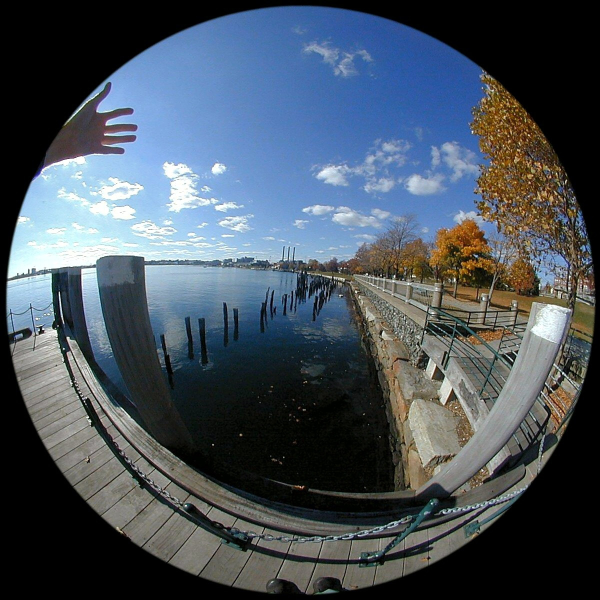
#> input picture figs/fig3.jpg, 1200 x 1200 px (shown at 1/2 size)
$ python fisheye_func.py
#> lines starting #> are read from the running program, lines starting #| are printed output that depends on the picture; after the words box and inside, x2 and y2 are one past the last pixel; in counts of white or black regions, pixels touching at a corner belong together
import cv2
import numpy as np
import math

import numba
from numba import jit
import time


# import matplotlib.pyplot as plt


# @jit(nopython=True)
def edge_detection(img, thresh):
    img_gray = cv2.cvtColor(img, cv2.COLOR_BGR2GRAY)
    _, th = cv2.threshold(img_gray, thresh, 255, cv2.THRESH_BINARY)
    height, width = th.shape
    edge_points = []

    # top
    for j in range(width):
        for i in range(height // 2):
            if th[i, j] > 0:
                edge_points.append([j, i])
                break

    # bottom
    for j in range(width):
        for i in range(height - 1, height // 2, -1):
            if th[i, j] > 0:
                edge_points.append([j, i])
                break

    # [4 lines of commented-out code are left out]

    return np.array(edge_points)


# @jit(nopython=True)
def find_circle(edge):
    ones = np.ones((edge.shape[0], 1))
    a = np.hstack((edge, ones))
    a_t = np.transpose(a)
    ata = np.dot(a_t, a)
    square = np.square(edge[:, 0]) + np.square(edge[:, 1])
    atb = np.dot(a_t, square)
    inv = np.linalg.inv(ata)
    sln = np.dot(inv, atb)
    x_0 = sln[0] // 2
    y_0 = sln[1] // 2
    radius = np.sqrt(sln[2] + (sln[0] / 2) ** 2 + (sln[1] / 2) ** 2)

    return x_0, y_0, radius


# @jit(nopython=True)
def lat_lon_to_vector(height, width):
    x = np.arange(0, width)
    y = np.arange(0, height)
    [x, y] = np.meshgrid(x, y)
    x = x.reshape(-1, 1)
    y = y.reshape(-1, 1)
    lat_lon = np.hstack((x, y))

    return lat_lon


@jit(nopython=True)
def lat_lon_to_sphere(lat_lon, height, width):
    points_sphere = np.zeros((lat_lon.shape[0], 3))

    # points_sphere = []
    delta_x = math.pi / width
    delta_y = math.pi / height
    for i in range(lat_lon.shape[0]):
        lam = lat_lon[i, 0] * delta_x
        phi = lat_lon[i, 1] * delta_y
        # x = math.sin(phi + math.pi) * math.cos(lam + math.pi)
        # y = math.cos(phi + math.pi)
        # z = math.sin(phi + math.pi) * math.sin(lam + math.pi)

        x = math.sin(math.pi - phi) * math.cos(math.pi - lam)
        y = math.cos(math.pi - phi)
        z = math.sin(math.pi - phi) * math.sin(math.pi - lam)
        points_sphere[i, :] = np.array([x, y, z])
    return points_sphere


# [56 lines left out: functions sphere_to_image, image_to_pixel, fill_image, not called in this run]


if __name__ == "__main__":
    img = cv2.imread("./figs/fig3.jpg")
#> img is the input picture: shape (1200, 1200, 3); mean B, G, R 92.3, 82.1, 71.8

    t_0 = time.perf_counter()
    points = edge_detection(img, 10)
#> in edge_detection, `img_gray = cv2.cvtColor(img, cv2.COLOR_BGR2GRAY)`:
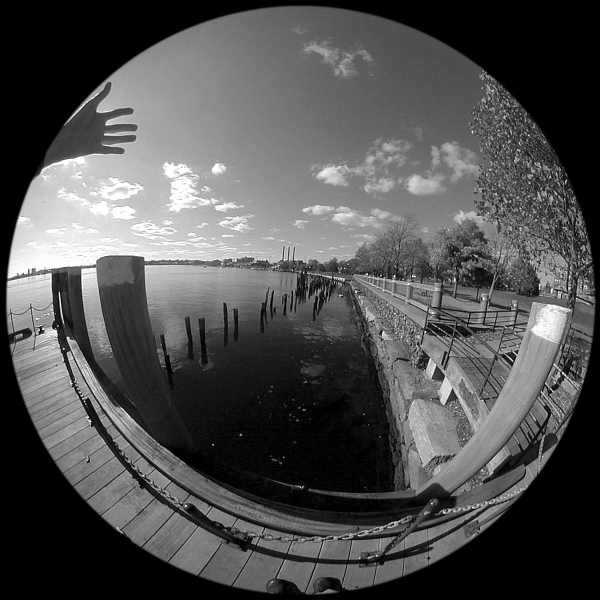
#> img_gray: shape (1200, 1200) (shown at 1/2 size); min 0, max 255, mean 80.2
#> in edge_detection, `_, th = cv2.threshold(img_gray, thresh, 255, cv2.THRESH_BINARY)`:
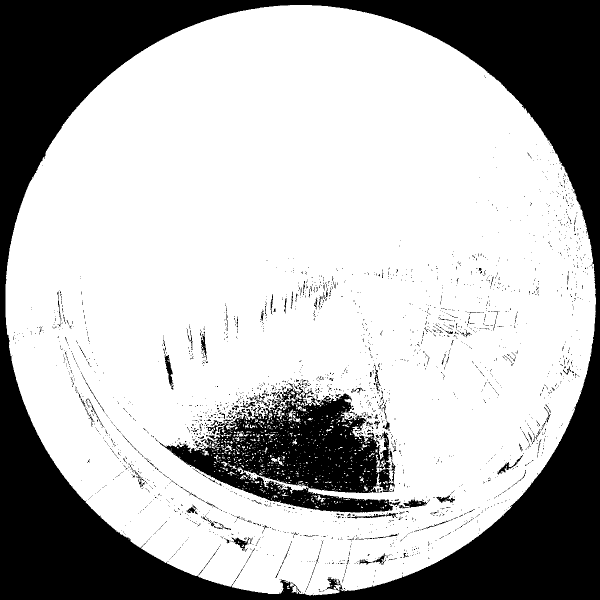
#> th: shape (1200, 1200) (shown at 1/2 size); 70.9% white; 2635 black regions (2510 under 20 px), largest, box (x1, y1, x2, y2) and area: (0, 0, 1200, 1200) 346758, (318, 766, 801, 1025) 56901, (326, 697, 347, 779) 500
#> points = 2362 pairs, first value 11 to 1191, second value 10 to 1190

    t_1 = time.perf_counter()
    print(f"Time1: {t_1 - t_0}")

    x0, y0, radius = find_circle(points)
#> in find_circle, `a = np.hstack((edge, ones))`: a = 2362 rows, first 8: [11, 568, 1], [12, 550, 1], [13, 542, 1], [14, 531, 1], [15, 524, 1], [16, 518, 1], [17, 511, 1], [18, 503, 1]
#> in find_circle, `ata = np.dot(a_t, a)`: ata = [[1.13e+09, 851663916, 1419562], [851663916, 1.4e+09, 1416721], [1419562, 1416721, 2362]]
#> in find_circle, `square = np.square(edge[:, 0]) + np.square(edge[:, 1])`: square = 2362 values, max 2074949 at index 2177, min 66625 at index 169, mean 1068604.2
#> in find_circle, `atb = np.dot(a_t, square)`: atb = [1.85e+12, 2.17e+12, 2.52e+09]
#> in find_circle, `inv = np.linalg.inv(ata)`: inv = [[3.64e-09, -1.43e-12, -2.19e-06], [-1.43e-12, 1.83e-09, -1.1e-06], [-2.19e-06, -1.1e-06, 0.0024]]
#> in find_circle, `sln = np.dot(inv, atb)`: sln = [1201.5, 1199.2, -372768.4]
#> in find_circle, `x_0 = sln[0] // 2`: x_0 = 600
#> in find_circle, `y_0 = sln[1] // 2`: y_0 = 599
#> in find_circle, `radius = np.sqrt(sln[2] + (sln[0] / 2) ** 2 + (sln[1] / 2) ** 2)`: radius = 589.6
#> x0 = 600; y0 = 599; radius = 589.6

    t_2 = time.perf_counter()
    print(f"Time2: {t_2 - t_1}")

    lat_lon = lat_lon_to_vector(1080, 1920)

    t_3 = time.perf_counter()
    print(f"Time3: {t_3 - t_2}")

#> (the run stopped early here; a loop or call above may not have finished)
